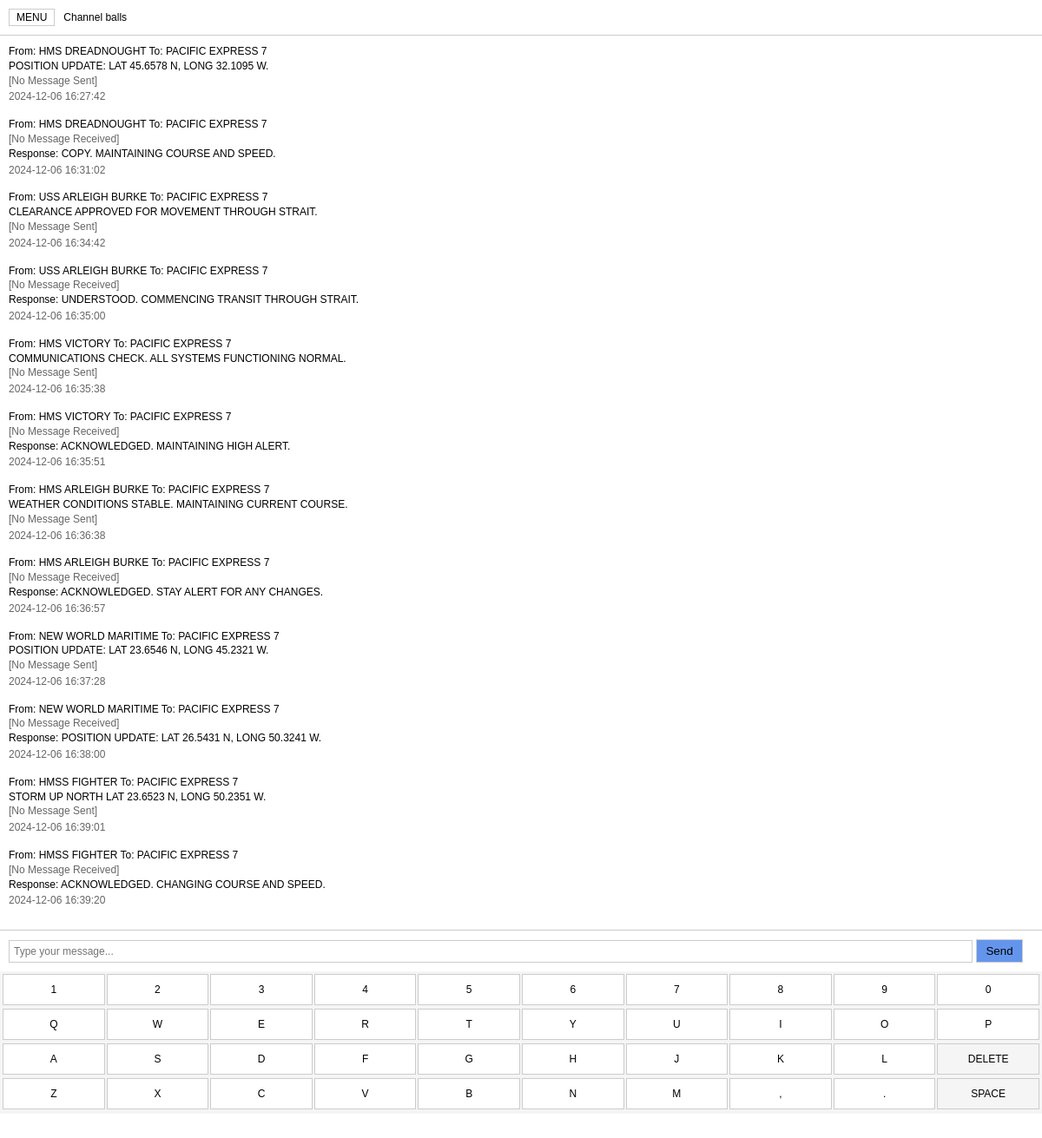
The page / on the database its author committed.
### tables this page shows
CREATE TABLE messages (
                        id INTEGER PRIMARY KEY AUTOINCREMENT,
                        vessel_sender TEXT NOT NULL,
                        vessel_recipient TEXT NOT NULL,
                        message_received TEXT,
                        message_sent TEXT,
                        timestamp DATETIME DEFAULT (datetime('now', 'localtime'))
                    );

### MorseT.py (the view)
        @self.app.route('/')
        def index():
            messages = self.get_messages()
            vessels = self.db.get_unique_vessels()
            return render_template('index.html',
                                messages=self.format_messages(messages),
                                vessels=vessels,
                                current_channel="All")

### MorseT.py (called while the page is built)
    def format_messages(self, messages):
        formatted_messages = []
        for msg in messages:
            formatted_msg = msg.copy()
            formatted_msg['header'] = f"From: {msg['vessel_sender']} To: {msg['vessel_recipient']}"
            formatted_msg['formatted_time'] = datetime.strptime(
                msg['timestamp'], '%Y-%m-%d %H:%M:%S'
            ).strftime('%Y-%m-%d %H:%M:%S')
            formatted_messages.append(formatted_msg)
        return formatted_messages

    def get_messages(self):
        messages = self.db.get_messages()
        messages.sort(key=lambda x: x['timestamp'])
        return messages

### database_handler.py (called while the page is built)
    def decrypt_message(self, encrypted_message):
        try:
            if not encrypted_message:
                self.logger.warning("Attempted to decrypt empty or NULL message")
                return None  # Return None for empty messages
            decrypted = self.cipher_suite.decrypt(encrypted_message.encode())
            self.logger.debug("Message decrypted successfully")
            return decrypted.decode()
        except InvalidToken:
            self.logger.warning("Invalid token encountered during decryption")
            return "[Decryption Failed]"
        except Exception as e:
            self.logger.error(f"Decryption error: {str(e)}")
            return "[Decryption Error]"

    def execute_query(self, query, params=()):
        connection = sqlite3.connect(self.db_path)
        cursor = connection.cursor()
        cursor.execute(query, params)  # Execute the query with the provided parameters
        result = cursor.fetchall()  # Fetch all results
        connection.close()  # Close the connection
        return result

    def get_unique_vessels(self):
        query = "SELECT DISTINCT vessel_sender FROM messages"
        result = self.execute_query(query)
        return [row[0] for row in result]

### templates/index.html (shortened to what this page needs)
<!DOCTYPE html>
<html>
<head>
    <link rel="stylesheet" href="{{ url_for('static', filename='css/script.css') }}">
</head>
<body>
    <div id="mainContent" class="main-content">
        <div class="header">
            <button class="menu-btn">MENU</button>
            Channel balls
        </div>
        <div class="chat-area">
            {% for message in messages %}
            <div class="message-group">
                <div>From: {{ message.vessel_sender }} To: {{ message.vessel_recipient }}</div>
                {% if message.message_received == '[No Message Received]' %}
                <div class="message-received">[No Message Received]</div>
                {% else %}
                <div class="message-content">{{ message.message_received }}</div>
                {% endif %}
                {% if message.message_sent %}
                    {% if message.message_sent == '[No Message Sent]' %}
                    <div class="message-sent">[No Message Sent]</div>
                    {% else %}
                    <div class="message-response">Response: {{ message.message_sent }}</div>
                    {% endif %}
                {% endif %}
                <div class="timestamp">{{ message.timestamp }}</div>
            </div>
            {% endfor %}
        </div>
        <div class="input-container">
            <input type="text" id="messageInput" placeholder="Type your message...">
            <button class="send-btn">Send</button>
        </div>
        <div class="keyboard">
            <div class="keyboard-row">
                {% for key in '1234567890' %}
                <button class="key">{{ key }}</button>
                {% endfor %}
            </div>
            <div class="keyboard-row">
                {% for key in 'QWERTYUIOP' %}
                <button class="key">{{ key }}</button>
                {% endfor %}
            </div>
            <div class="keyboard-row">
                {% for key in 'ASDFGHJKL' %}
                <button class="key">{{ key }}</button>
                {% endfor %}
                <button class="key delete">DELETE</button>
            </div>
            <div class="keyboard-row">
                {% for key in 'ZXCVBNM,.' %}
                <button class="key">{{ key }}</button>
                {% endfor %}
                <button class="key space">SPACE</button>
            </div>
        </div>
    </div>
</body>
</html>

### static/css/script.css (style rules this page uses)
* { margin: 0; padding: 0; box-sizing: border-box; font-family: "Arial", monospace; }
body { height: 100vh; overflow: hidden; }
.main-content { min-height: 100vh; transition: margin-left 0.3s ease; background-color: white; }
.header { padding: 10px; border-bottom: 1px solid #ccc; display: flex; align-items: center; gap: 10px; font-size: 12px; }
.menu-btn { padding: 2px 8px; cursor: pointer; border: 1px solid #ccc; background: white; font-size: 12px; }
.chat-area { height: calc(100vh - 300px); overflow-y: auto; padding: 10px; font-size: 12px; line-height: 1.4; }
.message-group { margin-bottom: 15px; }
.message-received, .message-sent { color: #666; font-style: normal; }
.message-content { color: #000; }
.message-response { color: #000; }
.timestamp { color: #666; font-size: 12px; margin-top: 2px; }
.input-container { padding: 10px; border-top: 1px solid #ccc; }
#messageInput { width: calc(100% - 70px); padding: 5px; font-size: 12px; border: 1px solid #ccc; }
.send-btn { padding: 5px 10px; border: 1px solid #ccc; background: cornflowerblue; cursor: pointer; }
.keyboard { background: #f5f5f5; padding: 2px; }
.keyboard-row { display: flex; margin-bottom: 2px; }
.key { flex: 1; margin: 1px; padding: 10px 0; background: white; border: 1px solid #ccc; cursor: pointer; font-size: 12px; text-align: center; }
.key.delete, .key.space { background: #f5f5f5; }

### rows shown on the page
messages: vessel_sender "HMS DREADNOUGHT", vessel_recipient "PACIFIC EXPRESS 7", message_received "POSITION UPDATE: LAT 45.6578 N, LONG 32.1095 W.", shows "[No Message Sent]", timestamp "2024-12-06 16:27:42"
messages: vessel_sender "HMS DREADNOUGHT", vessel_recipient "PACIFIC EXPRESS 7", shows "[No Message Received]", message_sent "COPY. MAINTAINING COURSE AND SPEED.", timestamp "2024-12-06 16:31:02"
messages: vessel_sender "USS ARLEIGH BURKE", vessel_recipient "PACIFIC EXPRESS 7", message_received "CLEARANCE APPROVED FOR MOVEMENT THROUGH STRAIT.", shows "[No Message Sent]", timestamp "2024-12-06 16:34:42"
messages: vessel_sender "USS ARLEIGH BURKE", vessel_recipient "PACIFIC EXPRESS 7", shows "[No Message Received]", message_sent "UNDERSTOOD. COMMENCING TRANSIT THROUGH STRAIT.", timestamp "2024-12-06 16:35:00"
messages: vessel_sender "HMS VICTORY", vessel_recipient "PACIFIC EXPRESS 7", message_received "COMMUNICATIONS CHECK. ALL SYSTEMS FUNCTIONING NORMAL.", shows "[No Message Sent]", timestamp "2024-12-06 16:35:38"
messages: vessel_sender "HMS VICTORY", vessel_recipient "PACIFIC EXPRESS 7", shows "[No Message Received]", message_sent "ACKNOWLEDGED. MAINTAINING HIGH ALERT.", timestamp "2024-12-06 16:35:51"
messages: vessel_sender "HMS ARLEIGH BURKE", vessel_recipient "PACIFIC EXPRESS 7", message_received "WEATHER CONDITIONS STABLE. MAINTAINING CURRENT COURSE.", shows "[No Message Sent]", timestamp "2024-12-06 16:36:38"
messages: vessel_sender "HMS ARLEIGH BURKE", vessel_recipient "PACIFIC EXPRESS 7", shows "[No Message Received]", message_sent "ACKNOWLEDGED. STAY ALERT FOR ANY CHANGES.", timestamp "2024-12-06 16:36:57"
messages: vessel_sender "NEW WORLD MARITIME", vessel_recipient "PACIFIC EXPRESS 7", message_received "POSITION UPDATE: LAT 23.6546 N, LONG 45.2321 W.", shows "[No Message Sent]", timestamp "2024-12-06 16:37:28"
messages: vessel_sender "NEW WORLD MARITIME", vessel_recipient "PACIFIC EXPRESS 7", shows "[No Message Received]", message_sent "POSITION UPDATE: LAT 26.5431 N, LONG 50.3241 W.", timestamp "2024-12-06 16:38:00"
messages: vessel_sender "HMSS FIGHTER", vessel_recipient "PACIFIC EXPRESS 7", message_received "STORM UP NORTH LAT 23.6523 N, LONG 50.2351 W.", shows "[No Message Sent]", timestamp "2024-12-06 16:39:01"
messages: vessel_sender "HMSS FIGHTER", vessel_recipient "PACIFIC EXPRESS 7", shows "[No Message Received]", message_sent "ACKNOWLEDGED. CHANGING COURSE AND SPEED.", timestamp "2024-12-06 16:39:20"

### other values the page prints
{{ key }} "1" "2" "3" "4" "5" "6" "7" "8" "9" "0"
{{ key }} "Q" "W" "E" "R" "T" "Y" "U" "I" "O" "P"
{{ key }} "A" "S" "D" "F" "G" "H" "J" "K" "L"
{{ key }} "Z" "X" "C" "V" "B" "N" "M" "," "."
